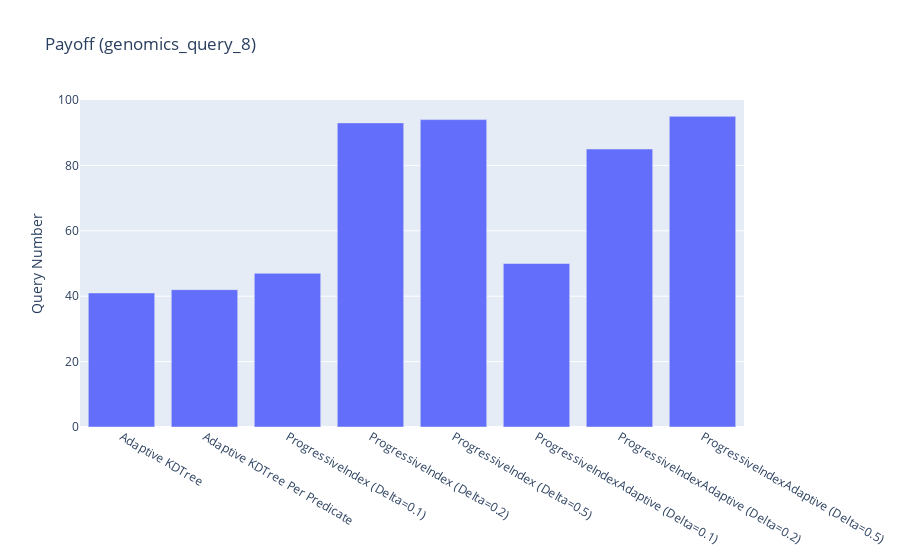

Here is the notebook cell this chart was saved with:
### Code cell
# experiment = 'power'
# n_rows = '10000000.0'
# n_queries = '3000'
# sel='0.0'

def payoff(values, baseline):
    dfs = np.array(values)[:,0]
    names = np.array(values)[:,1]
    fig = go.Figure()

    payoffs = []
    for df in dfs:
        c = [i for i, x in enumerate(df['query_time_cumsum'] - baseline['query_time_cumsum']) if x < 0]
        if(len(c) == 0):
            payoffs.append(n_queries)
        else:
            payoffs.append(c[0])
    
    fig = go.Figure(data=[
        go.Bar(name='Query Number', x=names, y=payoffs),
    ])
    fig.update_layout(title=f'Payoff ({experiment})',
                   yaxis_title='Query Number')
    fig.show()

payoff([
    # [read_df(files['AverageKDTree'], '0.0', '1024', experiment, n_rows, n_queries, sel), 'Average KDTree'],
    # [read_df(files['MedianKDTree'], '0.0', '1024', experiment, n_rows, n_queries, sel), 'MedianKDTree'],
    [read_df(files['CrackingKDTree'], '0.0', '1024', experiment, n_rows, n_queries, sel), 'Adaptive KDTree'],
    [read_df(files['CrackingKDTreePerDimension'], '0.0', '1024', experiment, n_rows, n_queries, sel), 'Adaptive KDTree Per Predicate'],
    # [read_df(files['Quasii'], '0.0', '1024', experiment, n_rows, n_queries, sel), 'Quasii'],
    [read_df(files['ProgressiveIndex'], '0.1', '1024', experiment, n_rows, n_queries, sel), 'ProgressiveIndex (Delta=0.1)'],
    [read_df(files['ProgressiveIndex'], '0.2', '1024', experiment, n_rows, n_queries, sel), 'ProgressiveIndex (Delta=0.2)'],
    [read_df(files['ProgressiveIndex'], '0.5', '1024', experiment, n_rows, n_queries, sel), 'ProgressiveIndex (Delta=0.5)'],
    [read_df(files['ProgressiveIndexAdaptive'], '0.1', '1024', experiment, n_rows, n_queries, sel), 'ProgressiveIndexAdaptive (Delta=0.1)'],
    [read_df(files['ProgressiveIndexAdaptive'], '0.2', '1024', experiment, n_rows, n_queries, sel), 'ProgressiveIndexAdaptive (Delta=0.2)'],
    [read_df(files['ProgressiveIndexAdaptive'], '0.5', '1024', experiment, n_rows, n_queries, sel), 'ProgressiveIndexAdaptive (Delta=0.5)'],
],
    read_df(files['FullScan'], '0.0', '0', experiment, n_rows, n_queries, sel)
)

### Figure 1 — Plotly figure (JSON) as saved in the notebook; plotly's stock layout.template omitted (floating-point values rounded to 4 significant figures)
{"data": [{"name": "Query Number", "type": "bar", "x": ["Adaptive KDTree", "Adaptive KDTree Per Predicate", "ProgressiveIndex (Delta=0.1)", "ProgressiveIndex (Delta=0.2)", "ProgressiveIndex (Delta=0.5)", "ProgressiveIndexAdaptive (Delta=0.1)", "ProgressiveIndexAdaptive (Delta=0.2)", "ProgressiveIndexAdaptive (Delta=0.5)"], "y": [41, 42, 47, 93, 94, 50, 85, 95]}], "layout": {"title": {"text": "Payoff (genomics_query_8)"}, "yaxis": {"title": {"text": "Query Number"}}}}
